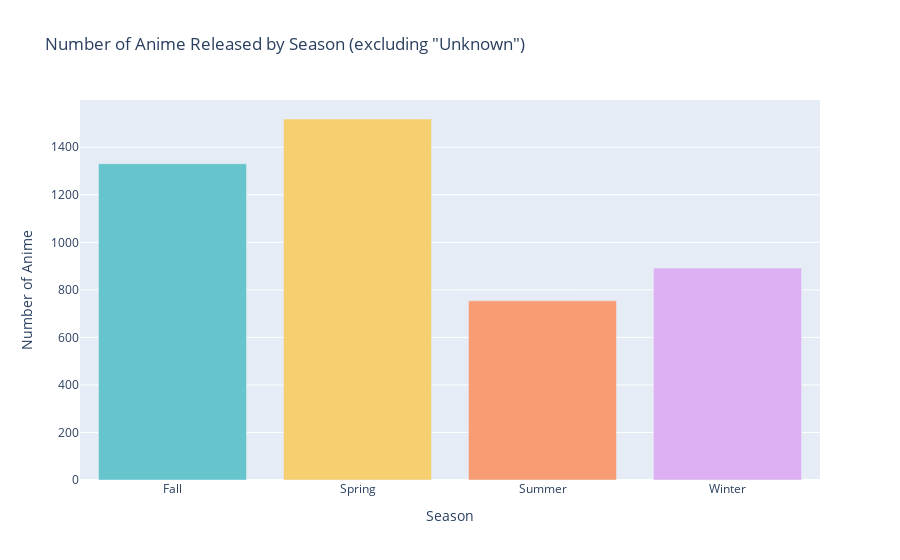

Notebook code cell kept with this figure:
### Code cell
# Extract the release season
anime_data['Season'] = anime_data['Premiered'].str.split(' ').str[0]

# Count the number of anime in each season
anime_counts = anime_data['Season'].value_counts().sort_index()

# Drop the 'Unknown' season for the bar chart
anime_counts_bar = anime_counts.drop('Unknown')

# Create a bar chart for anime releases by season (excluding 'Unknown')
fig_bar = go.Figure(data=[go.Bar(x=anime_counts_bar.index, y=anime_counts_bar.values,
                                marker=dict(color=px.colors.qualitative.Pastel))])
fig_bar.update_layout(title='Number of Anime Released by Season (excluding "Unknown")',
                      xaxis=dict(title='Season'), yaxis=dict(title='Number of Anime'))

# Create a pie chart for anime releases by season (including 'Unknown')
fig_pie = go.Figure(data=[go.Pie(labels=anime_counts.index, values=anime_counts.values,
                                textinfo='label+percent', hole=0.3,
                                marker=dict(colors=px.colors.qualitative.Pastel))])
fig_pie.update_layout(title='Number of Anime Released by Season (including "Unknown")')

# Show the line chart and bar chart
fig_bar.show()
fig_pie.show()

### Figure 1 — Plotly figure (JSON) as saved in the notebook; plotly's stock layout.template omitted (floating-point values rounded to 4 significant figures)
{"data": [{"marker": {"color": ["rgb(102, 197, 204)", "rgb(246, 207, 113)", "rgb(248, 156, 116)", "rgb(220, 176, 242)", "rgb(135, 197, 95)", "rgb(158, 185, 243)", "rgb(254, 136, 177)", "rgb(201, 219, 116)", "rgb(139, 224, 164)", "rgb(180, 151, 231)", "rgb(179, 179, 179)"]}, "type": "bar", "x": ["Fall", "Spring", "Summer", "Winter"], "y": [1331, 1519, 754, 892]}], "layout": {"title": {"text": "Number of Anime Released by Season (excluding \"Unknown\")"}, "xaxis": {"title": {"text": "Season"}}, "yaxis": {"title": {"text": "Number of Anime"}}}}
